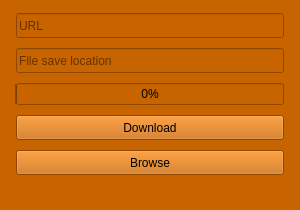
<?xml version="1.0" encoding="UTF-8"?>
<ui version="4.0">
 <class>MainWindow</class>
 <widget class="QMainWindow" name="MainWindow">
  <property name="geometry">
   <rect>
    <x>0</x>
    <y>0</y>
    <width>300</width>
    <height>210</height>
   </rect>
  </property>
  <property name="sizePolicy">
   <sizepolicy hsizetype="Preferred" vsizetype="Preferred">
    <horstretch>0</horstretch>
    <verstretch>0</verstretch>
   </sizepolicy>
  </property>
  <property name="minimumSize">
   <size>
    <width>300</width>
    <height>210</height>
   </size>
  </property>
  <property name="maximumSize">
   <size>
    <width>300</width>
    <height>210</height>
   </size>
  </property>
  <property name="windowTitle">
   <string>Loader</string>
  </property>
  <property name="styleSheet">
   <string notr="true">background-color:rgb(200,100,0);</string>
  </property>
  <widget class="QWidget" name="centralwidget">
   <layout class="QVBoxLayout" name="verticalLayout">
    <item>
     <widget class="QLineEdit" name="url">
      <property name="minimumSize">
       <size>
        <width>0</width>
        <height>25</height>
       </size>
      </property>
      <property name="styleSheet">
       <string notr="true">margin: 0 7px;</string>
      </property>
      <property name="placeholderText">
       <string>URL</string>
      </property>
     </widget>
    </item>
    <item>
     <widget class="QLineEdit" name="location">
      <property name="minimumSize">
       <size>
        <width>0</width>
        <height>25</height>
       </size>
      </property>
      <property name="styleSheet">
       <string notr="true">margin: 0 7px;</string>
      </property>
      <property name="placeholderText">
       <string>File save location</string>
      </property>
     </widget>
    </item>
    <item>
     <widget class="QProgressBar" name="progress_bar">
      <property name="styleSheet">
       <string notr="true">margin: 0 7px;</string>
      </property>
      <property name="value">
       <number>0</number>
      </property>
      <property name="alignment">
       <set>Qt::AlignCenter</set>
      </property>
      <property name="invertedAppearance">
       <bool>false</bool>
      </property>
     </widget>
    </item>
    <item>
     <widget class="QPushButton" name="download_btn">
      <property name="minimumSize">
       <size>
        <width>0</width>
        <height>25</height>
       </size>
      </property>
      <property name="styleSheet">
       <string notr="true">margin: 0 7px;
</string>
      </property>
      <property name="text">
       <string>Download</string>
      </property>
     </widget>
    </item>
    <item>
     <widget class="QPushButton" name="brows_btn">
      <property name="minimumSize">
       <size>
        <width>0</width>
        <height>25</height>
       </size>
      </property>
      <property name="styleSheet">
       <string notr="true">margin: 0 7px;</string>
      </property>
      <property name="text">
       <string>Browse</string>
      </property>
     </widget>
    </item>
   </layout>
  </widget>
  <widget class="QMenuBar" name="menubar">
   <property name="geometry">
    <rect>
     <x>0</x>
     <y>0</y>
     <width>300</width>
     <height>22</height>
    </rect>
   </property>
  </widget>
  <widget class="QStatusBar" name="statusbar"/>
 </widget>
 <resources/>
 <connections/>
</ui>
